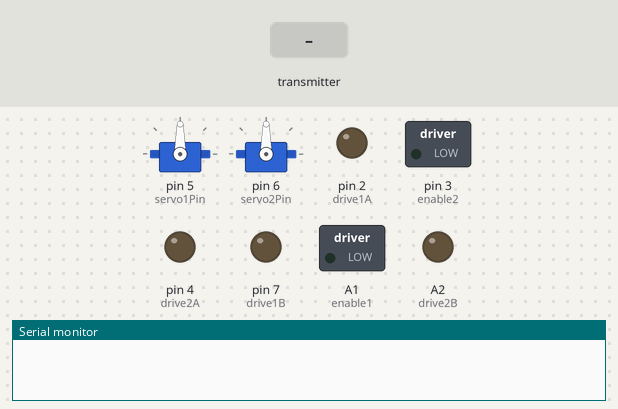
A sketch run on a simulated Arduino Uno, built with avr-gcc and run on an emulated ATmega328P. Shown: 2 × servo, switched loads named in the sketch (green lamp = pin HIGH), output pins drawn as LEDs (lit = HIGH), the last lines printed to the serial monitor. Dashed ring = blinking. Inputs (shaded band) come from the test bench. No radio packets arrive unless stated.

Above: at 1.2 s.
1.3 s: the transmitter starts sending j1X = 0
At 2.1 s:
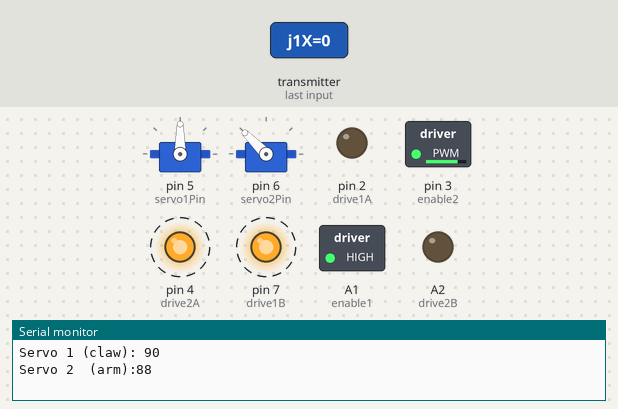
4.3 s: the transmitter starts sending j2X = 1023
At 6.8 s:
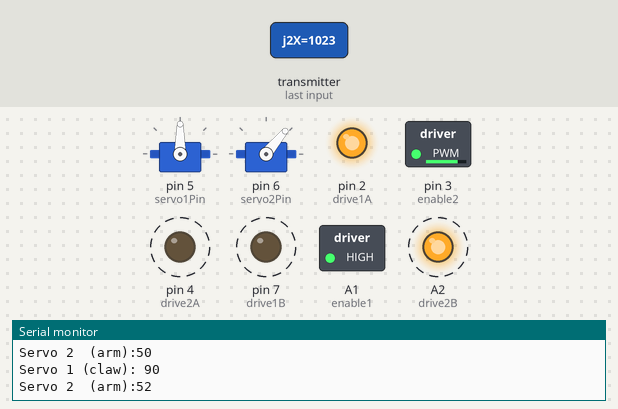
6.9 s: the transmitter starts sending j1Switch = 1
At 9.73 s:
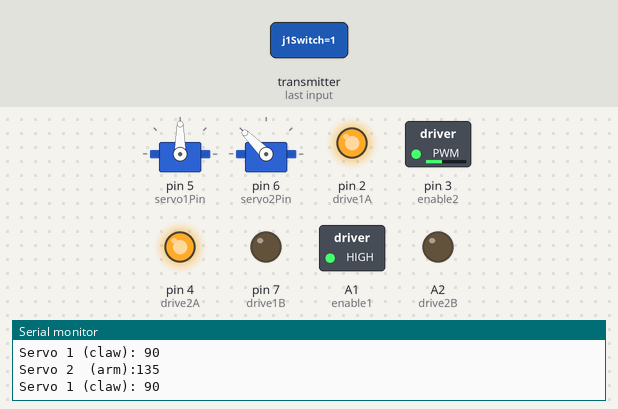
9.9 s: the transmitter starts sending j1Y = 256
At 10.4 s:
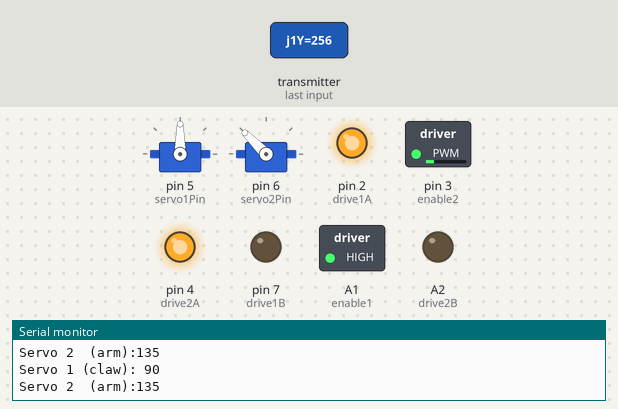
11.4 s: the transmitter starts sending j2Y = 256
At 12.6 s:
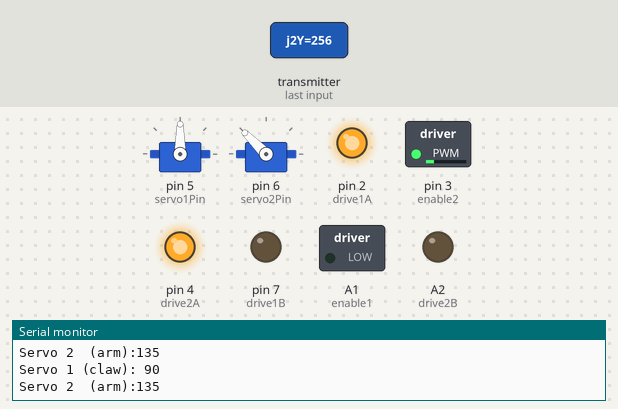
12.9 s: the transmitter starts sending j1X = 1023
At 15.1 s:
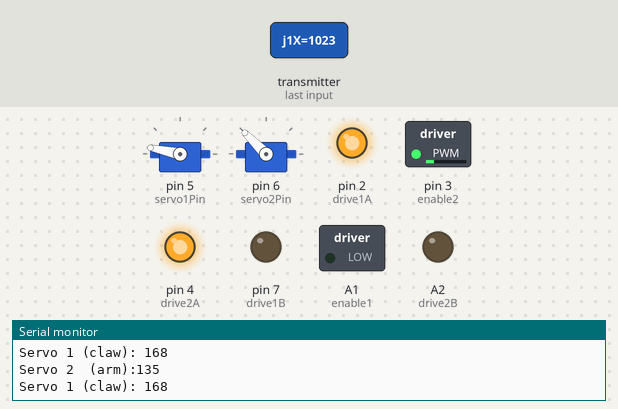
Timing chart, 0 to 16.6 s (numbered marks = the images above; inputs shaded):
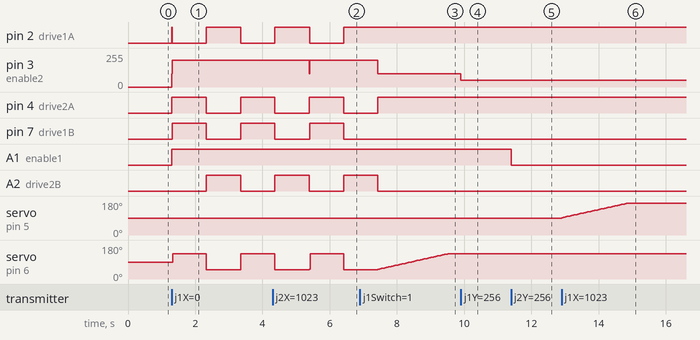

Measured:
- after the input at 1.3 s, pin 2 (drive1A): LOW → HIGH at once, → LOW 0.02 s later, → HIGH 1.0 s later, → LOW 1.0 s later; pin 3 (enable2): 0/255 → 200/255 at once; pin 4 (drive2A), pin 7 (drive1B): LOW → HIGH at once, → LOW 1.0 s later, → HIGH 1.0 s later; A1 (enable1): LOW → HIGH at once; A2 (drive2B): LOW → HIGH after 1.0 s, → LOW 1.0 s later
- after the input at 4.3 s, pin 3 (enable2): 200/255 → 100/255 after 1.1 s, → 200/255 0.02 s later
- after the input at 6.9 s, pin 2 (drive1A): stays HIGH (without the input it goes to LOW after 0.55 s); pin 3 (enable2): goes on until 7.4 s, then stays 100/255; pin 4 (drive2A): goes on until 7.4 s, then stays HIGH; pin 7 (drive1B): stays LOW (without the input it goes to HIGH after 0.55 s); A2 (drive2B): goes on until 7.4 s, then stays LOW
- after the input at 9.9 s, pin 3 (enable2): 100/255 → 49/255 at once
- after the input at 11.4 s, A1 (enable1): HIGH → LOW at once
- after the input at 12.9 s, servo on pin 5 (servo1Pin): moves from 90° to 168° over 1.9 s, starting at once

The sketch:

recieve_final.ino
```cpp
//same libraries and object creation as your transmitter
#include <SPI.h>
#include <nRF24L01.h>
#include <RF24.h>
#include <Servo.h>
// Create Receiver object
RF24 radio(9, 8);  // CE, CSN
// Data Packet structer must match transceiver
struct DataPacket {
  int j1X;
  int j1Y;
  int j1Switch;
  int j2X;
  int j2Y;
  int j2Switch;
  int b1;
  int b2;
  int p;
};
DataPacket data;
// Direction enum used for motors
enum direction{FORWARD, REVERSE, STOP};
//address through which two modules communicate.
const byte address[6] = "83287";
// Constants
const int motor_max = 255; // Max speeed for a motor (ie 100%)
/*  L293D Setup
Motor 1               Motor 2
         Cresent
M1 PWM  1       16   Battery +ve
M1 0/1  2       15   M2 0/1
M1 +ve  3       14   M2 +ve
GND     4       13   GND
GND     5       12   GND
M1 -ve  6       11   M2 -ve
M1 1/0  7       10   M2 1/0
Bat +ve 8        9   M2 PWM

*/
// Motor 1 pins
const int enable1 = A1; // M1 PWM
const int drive1A = 2; // M1 0/1
const int drive1B = 7; // M1 1/0
// Motor 2 pins
const int enable2 = 3; // M2 PWM
const int drive2A = 4; // M2 0/1
const int drive2B = A2; // M2 1/0
// Servo pins
const int servo1Pin = 5;
const int servo2Pin = 6;
// Servo Objects
Servo servo1;
Servo servo2;
int servo1Angle = 90;
int servo2Angle = 90;
// Claw Min and Maxes
int clawMin = 90;
int clawMax = 168;
// Arm Min and Maxes
int armMin = 50;
int armMax = 135;

bool start = true;
void setup() {
  // Motor 1 Setup
  pinMode(enable1, OUTPUT);
  pinMode(drive1A, OUTPUT);
  pinMode(drive1B, OUTPUT);
  // Motor 2 Setup
  pinMode(enable2, OUTPUT);
  pinMode(drive2A, OUTPUT);
  pinMode(drive2B, OUTPUT);
  // Servo Setup
  servo1.attach(servo1Pin);
  servo2.attach(servo2Pin);
  // Radio Setup
  radio.begin();
  radio.setPALevel(RF24_PA_LOW);
  radio.openReadingPipe(0, address);
  radio.startListening();

  // Serial Setup
  Serial.begin(9600);
}
void setServoAngle(int servo, int angle){
  // Set servo angle and update tracking variable
  if(servo == 1){
    servo1.write(angle);
    servo1Angle = angle;
  }else{
    servo2.write(angle);
    servo2Angle = angle;
  }
  // Wait for servo to move to that location
  delay(15);
}
void setMotorSpeed(int motor,int speed, direction dir){
  // Select the pins for the correct motor
  int motorSpeedPin = -1;
  int drive1 = -1;
  int drive2 = -1;
  if(motor == 2){
    motorSpeedPin = enable1;
    drive1 = drive1A;
    drive2 = drive1B;
  }else if(motor == 1){
    motorSpeedPin = enable2;
    drive1 = drive2A;
    drive2 = drive2B;
  }
  // Convert direction for motor
  if(dir == REVERSE){
    digitalWrite(drive1, HIGH);
    digitalWrite(drive2, LOW);
  }else if(dir == FORWARD){
    digitalWrite(drive1, LOW);
    digitalWrite(drive2, HIGH);
  }else{
    digitalWrite(drive1, LOW);
    digitalWrite(drive2, LOW);
  }
  // Output motor speed
  analogWrite(motorSpeedPin, speed);
}
void printDataPacket(){
    // Log data being sent
    Serial.print("Joystick 1 x:");
    Serial.print(data.j1X);
    Serial.print(" y:");
    Serial.print(data.j1Y);
    Serial.print(" b:");
    Serial.print(data.j1Switch);
    Serial.print("\nJoystick 2 x:");
    Serial.print(data.j2X);
    Serial.print(" y:");
    Serial.print(data.j2Y);
    Serial.print(" b:");
    Serial.print(data.j2Switch);
    Serial.print("\nButton 1:");
    Serial.print(data.b1);
    Serial.print("\nButton 2:");
    Serial.print(data.b2);
    Serial.print("\nPotentiometer:");
    Serial.println(data.p);
}
int convert(int value){
  // 0 = -100
  // 512 = 0
  // 1023 = 100
  if(value < 500 ){
    return -(100-int((value/500.0)*100));
  }else if(value > 524){
    return int((((value-524))/500.0)*100);
  }else{
    return 0;
  }
}
void updateMotorSpeeds(){
  /*  TODO
      Add in variable speed based on potentiometer speeds
          Not just joystick values
  */
  // Motor 1 = Joystick 1
  // Convert J1Y values to percentages
  int m1dir = convert(data.j1Y);
  if(m1dir < 90){
    m1dir = m1dir*(int(175.0/100));
  }else{
    m1dir = m1dir*(int(255.0/100));
  }
  // Set Motor 1 speed percentage
  if(m1dir == 0){
    setMotorSpeed(1,0,STOP);
  }else if(m1dir < 0){
    setMotorSpeed(1,abs(m1dir),REVERSE);
  }else{
    setMotorSpeed(1,m1dir,FORWARD);
  }

  // Motor 2 = Joystick 2
  // Convert J2Y values to percentages
  int m2dir = convert(data.j2Y);
  if(abs(m2dir) < 90){
    m2dir = m2dir*(int(175.0/100));
  }else{
    m2dir = m2dir*(int(255.0/100));
  }
  // Set Motor 2 speed percentage
  if(m2dir == 0){
    setMotorSpeed(2,0,STOP);
  }else if (m2dir < 0){
    setMotorSpeed(2,abs(m2dir),REVERSE);
  }else{
    setMotorSpeed(2,m2dir,FORWARD);
  }
}
void updateServoPositions(){
  int clawRate = 0;
  // Convert joystick 1 position to direction
  if(convert(data.j1X)<-50){
    clawRate = -2;
  }else if(convert(data.j1X)>50){
    clawRate = 2;
  }
  // Calc new angle for servo 1
  int clawNewAngle = servo1Angle+clawRate;
  // Limit angle for servo 1 to be between values
  if(servo1Angle+clawRate > clawMax){
    clawNewAngle = clawMax;
  }
  if(servo1Angle+clawRate < clawMin){
    clawNewAngle = clawMin;
  }

  int armRate = 0;
  // Convert joystick 2 position to direction
  if(convert(data.j2X)<-50){
    armRate = -2;
  }else if(convert(data.j2X)>50){
    armRate = 2;
  }
  // Calc new angle for servo 2
  int armNewAngle = servo2Angle+armRate;
  // Limit angle for servo 2 to be between values
  if(servo2Angle+armRate > armMax){
    armNewAngle = armMax;
  }
  if(servo2Angle+armRate < armMin){
    armNewAngle = armMin;
  }
  /*  TODO
      Add in buttons for setting servo angle to preset
        Ensure Buttons override joystick in positions
  */
  // Update servo 1 position
  if(servo1Angle != clawNewAngle){
    setServoAngle(1,clawNewAngle);
  }
  // Update servo 2 position
  if(servo2Angle != armNewAngle){
    setServoAngle(2,armNewAngle);
  }
}
void printServoValues(){
  Serial.print("\nServo 1 (claw): ");
  Serial.print(servo1Angle);
  Serial.print("\nServo 2  (arm):");
  Serial.print(servo2Angle);
}
void dance() {
  if(data.j1Switch == 0 && data.j2Switch == 0){
      setMotorSpeed(2,200,FORWARD);
      setMotorSpeed(1,200,REVERSE);

      setServoAngle(2, armMax);
      delay(1000);

      setMotorSpeed(2,200,REVERSE);
      setMotorSpeed(1,200,FORWARD);

      setServoAngle(2, armMin);
      delay(1000);
  }
}
void loop() {
  /*if (start == true) {
    setServoAngle(1,90);
    setServoAngle(2,45);
    start = false;
  }*/
  if (radio.available()) {//if a signal is available
    radio.read(&data, sizeof(DataPacket));//read signal being sent
    updateMotorSpeeds(); // Update motor directions and speeds
    updateServoPositions(); // Update servo positions
    //printDataPacket(); // Print out data packett
    printServoValues(); // Print out servo values
    dance();
  }
}
```
